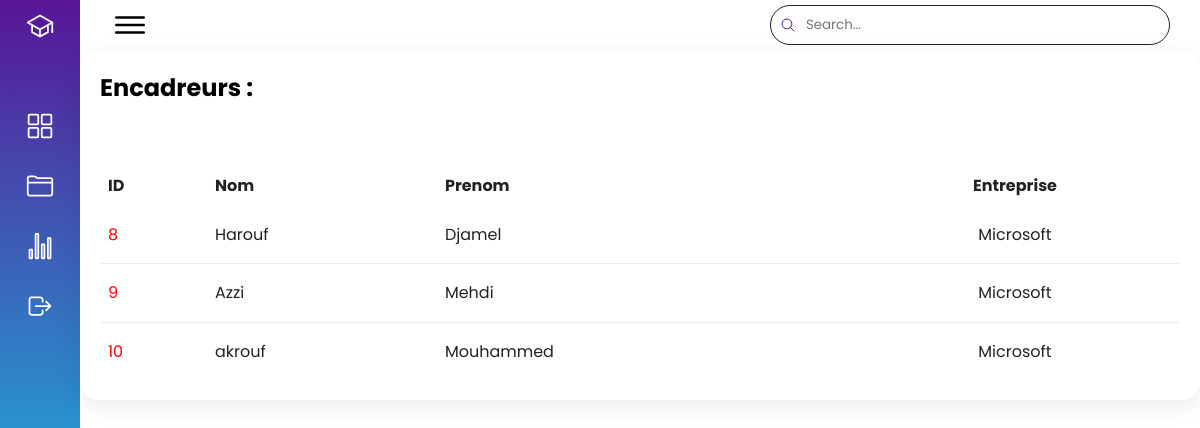
Page /encadreurs/ on the committed database.
### base/models.py (models this page shows, shortened)
class Encadreur(models.Model):
      nom = models.CharField(max_length=40)
      prenom = models.CharField(max_length=40)
      entreprise = models.ForeignKey(Entreprise , on_delete=models.CASCADE)

class Entreprise(models.Model):
      nom = models.CharField(max_length=40)
      def __str__(self):
          return self.nom

### base/views.py (the view)
# urls.py: path('encadreurs/',views.encadreurs,name="encadreurs-list"),
def encadreurs(request):
    encadreurs = Encadreur.objects.all()
    context = {'encadreurs' : encadreurs}
    return render(request , 'encadreurs.html' , context)

### base/templates/base/encadreurs.html (shortened to what this page needs)
{% load static %}
<!DOCTYPE html>
<html lang="en">
<head>
    <link rel="stylesheet" type="text/css" href="{% static 'styles/etudiant.css' %}">
</head>
<body>
    <div class="container">
        {% include 'side_bar.html' %}
        <div class="main">
            <div class="topbar">
                <div class="toggle">
                    <ion-icon name="menu-outline"></ion-icon>
                </div>
                <div class="search">
                    <form action="{% url 'etudiants-list' %}" method="GET">
                        <label>
                           <input type="text" name="q" placeholder="Search...">
                           <a href=""><ion-icon name="search-outline"></ion-icon></a>
                      </label>
                    </form>
                </div>
            </div>
            <div class="etudiants">
                <div class="cardHeader">
                    <h2>Encadreurs :</h2>
                </div>
                <table>
                    <thead>
                        <td>ID</td>
                        <td>Nom</td>
                        <td>Prenom</td>
                        <td>Entreprise</td>
                    </thead>
                    <tbody>
                        {% for encadreur in encadreurs%}
                        <tr>
                            <td><a href="{% url 'encadreur-profile' encadreur.id %}">{{encadreur.id}}</a></td>
                            <td>{{encadreur.nom}}</td>
                            <td>{{encadreur.prenom}}</td>
                            <td>{{encadreur.entreprise}}</td>
                        </tr>
                        {% endfor %}
                    </tbody>
                </table>
            </div>
        </div>
    </div>
</body>
</html>

### static/styles/etudiant.css (style rules this page uses)
* { margin: 0; padding: 0; box-sizing: border-box; font-family: "Poppins"; }
:root { --blue: #4E26E2; --blue2: #0058B3; --white: #fff; --grey: #f5f5f5; --black1: #222; --black: #999; }
body { min-height: 100vh; overflow-x: hidden; }
.container { position: relative; width: 100%; }
.main { position: absolute; width: calc(100% - 80px); left: 80px; min-height: 100vh; background-color: var(--white); transition: 0.5s; }
.topbar { width: 100%; height: 50px; display: flex; justify-content: space-between; align-items: center; padding: 0 20px; }
.toggle { position: relative; width: 60px; height: 60px; display: flex; justify-content: center; align-items: center; font-size: 2.5em; cursor: pointer; }
.search { position: relative; width: 400px; margin: 0 10px; }
.search label { position: relative; width: 100%; }
.search label input { width: 100%; height: 40px; border-radius: 40px; padding: 5px 20px; padding-left: 35px; outline: none; border: 1px solid var(--black1); }
.search label ion-icon { position: absolute; top: 5px; left: 10px; font: 1.2em; }
.etudiants { position: relative; display: grid; min-height: 350px; background: var(--white); padding: 20px; box-shadow: 0 7px 25px rgba(0, 0, 0, 0.08); border-radius: 20px; }
.etudiants table { width: 100%; border-collapse: collapse; margin-top: 10px; }
.etudiants table thead td { font-weight: bold; }
.etudiants table tr { color: var(--black1); border-bottom: 1px solid rgba(0, 0, 0, 0.08); }
.etudiants table tr:last-child { border-bottom: none; }
.etudiants table tr td { padding: 8px; }
.etudiants table tr td:last-child { text-align: center; }
.etudiants table a { text-decoration: none; color: red; }

### rows in the picture
Encadreur: id "8", nom "Harouf", prenom "Djamel", entreprise "Microsoft"
Encadreur: id "9", nom "Azzi", prenom "Mehdi", entreprise "Microsoft"
Encadreur: id "10", nom "akrouf", prenom "Mouhammed", entreprise "Microsoft"
